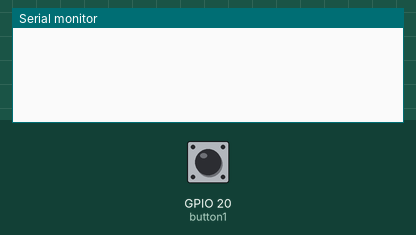
This sketch was run on a simulated ESP32. On the bench: the last lines printed to the serial monitor. The test bench sets the inputs (shaded band); at power-on: GPIO 20 (button1) HIGH.

Above: at 1.2 s.
1.3 s: GPIO 20 (button1) pulled LOW for 1 s
At 1.9 s:
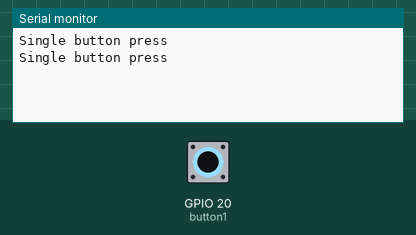
3.8 s: GPIO 20 (button1) pulsed LOW 2 times (0.12 s each, 0.3 s apart)
At 4.5 s:
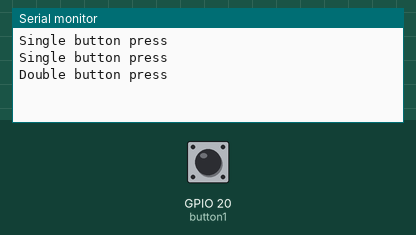

The sketch:

TestCodetoMod.ino
```cpp
/*
 * Project: L04_01_oneButton
 * Description: One Button Assignment 1
 * Author: Daniel Mills
 * Date: Feb-21-2022
 */

#include <OneButton.h>  //includes the OneButton library

OneButton button1(20, false);  //OneButton to pin 23 and sets value to false
bool buttonState, blinker;     //Creates a bool var for buttonState and for blinker
int iButton = 0;               //Creates var to hold the button press outcome

void setup() {                         //start of void setup
  Serial.begin(9600);                  //Checks serial monitor
  button1.attachClick(click1);           //initialized button1 click1
  button1.attachDoubleClick(doubleClick1);  //initializes the DoubleClick function
  button1.setClickTicks(250);               //Sets the click rate for viewing outcome to 250
  button1.setPressTicks(2000);           //Looks for a listening time of 2000 for double click
  buttonState = false;                   //sets the button state to false
  blinker = false;                      //sets the blinker state to false
}                                      //end of setup

void loop() {                              //start of void loop
  button1.tick();                          //looks for input from the button
  if (buttonState == true) {
   click1();
  }
}

void click1() {                                     //when input is received (button is pressed)..
    buttonState = !buttonState;                     //when button is pressed it changes the bool value of the buttonState
    Serial.printf("Single button press \n");        //can do the same thing as  different data types on the same line
}

void doubleClick1() {
  blinker = !blinker;
  Serial.printf("Double button press \n");
}


//end of If loop
```

Measured:
- after the input at 1.3 s, the serial monitor: prints a new line after 0.30 s (image 1)
- after the input at 3.8 s, the serial monitor: prints a new line after 0.35 s (image 2)
